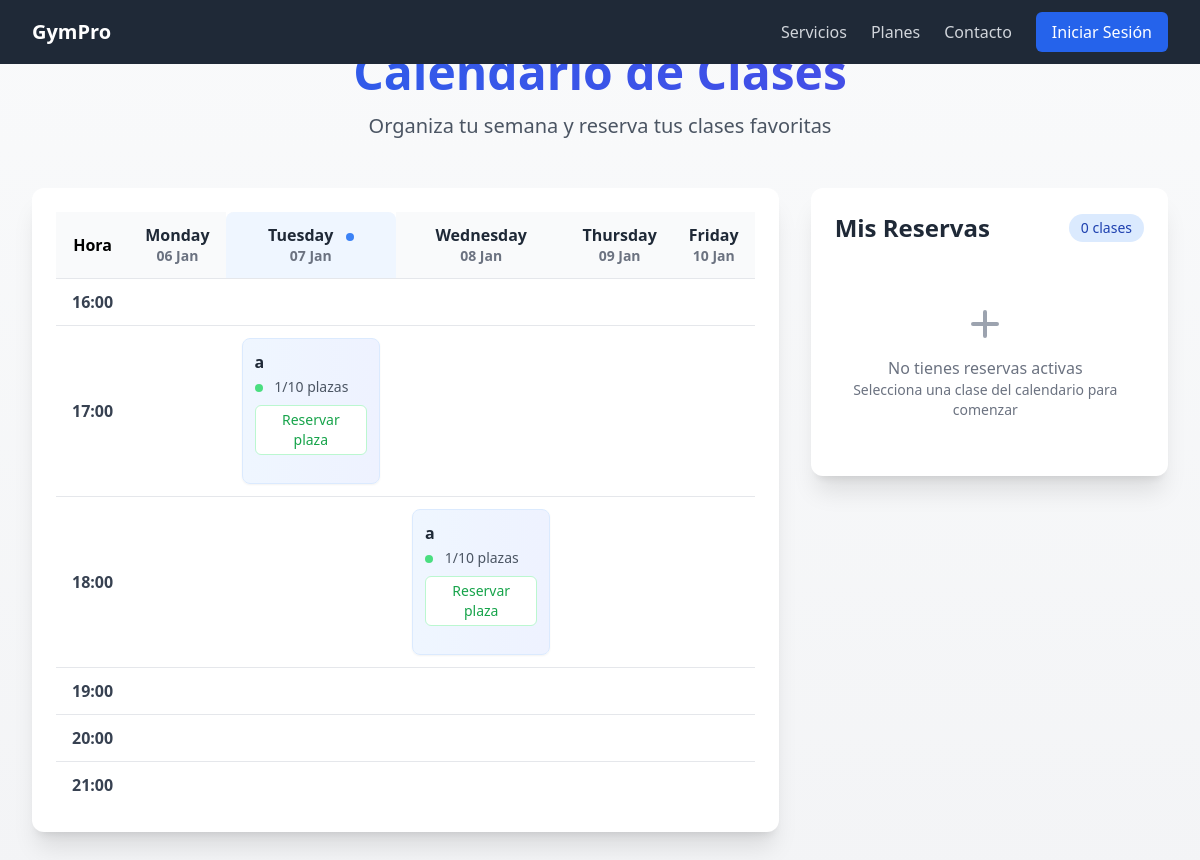
Screenshot of /user/ (signed in) with the database file from the repository.
### gym_app/models.py (models this page shows, shortened)
class Schedule(models.Model):
    DAYS_OF_WEEK = [
        ('Monday', 'Lunes'),
        ('Tuesday', 'Martes'),
        ('Wednesday', 'Miércoles'),
        ('Thursday', 'Jueves'),
        ('Friday', 'Viernes'),
    ]
    day = models.CharField(max_length=10, choices=DAYS_OF_WEEK)
    hour = models.IntegerField(
        validators=[
            MinValueValidator(16),
            MaxValueValidator(21)
        ]
    )
    routine = models.ForeignKey('Routine', on_delete=models.CASCADE, null=True, blank=True)
    trainer = models.ForeignKey(User, on_delete=models.CASCADE)
    max_enrolls = models.IntegerField(default=10)
    enrollments = models.ManyToManyField(User, related_name="schedules", blank=True)

class Routine(models.Model):
    name = models.CharField(max_length=100)
    description = models.TextField()
    duration = models.IntegerField()
    recommendations = models.TextField()
    exercises = models.ManyToManyField(Exercise, through='RoutineExercise')
    trainer = models.ForeignKey(User, on_delete=models.CASCADE, related_name='routines')
    class Meta:
        db_table = 'routines'
    def __str__(self):
        return self.name

### gym_workouts/views.py (the view)
# urls.py: path('', views.calendar, name='home'),
def calendar(request):
    today = datetime.now()
    start_of_week = today.date() - timedelta(days=today.weekday())
    days_of_week = []
    for i in range(5):  # 5 días laborables
        current_day = start_of_week + timedelta(days=i)
        days_of_week.append({
            'name': ['Monday', 'Tuesday', 'Wednesday', 'Thursday', 'Friday'][i],
            'date': current_day.day,
            'full_date': current_day,
            'is_today': current_day == today.date()
        })
    hours = [16, 17, 18, 19, 20, 21]
    user = request.user
    user_schedules = Schedule.objects.filter(enrollments=user)
    return render(request, 'calendar.html', {
        'days_of_week': days_of_week,
        'hours': hours,
        'week_schedule': Schedule.objects.all(),
        'user_schedules': user_schedules,
        'routines': Routine.objects.all()
    })

### gym_workouts/templates/calendar.html (shortened to what this page needs)
{% extends 'base.html' %}
{% block content %}
<main class="min-h-screen bg-gradient-to-b from-gray-50 to-gray-100 py-12 px-4 sm:px-6 lg:px-8">
    <div class="max-w-7xl mx-auto">
        <div class="text-center mb-12 transform hover:scale-105 transition-transform duration-300">
            <h2 class="text-5xl font-extrabold bg-clip-text text-transparent bg-gradient-to-r from-blue-600 to-indigo-600 mb-4">
            </h2>
            <p class="text-xl text-gray-600 animate-fade-in">
                Organiza tu semana y reserva tus clases favoritas
            </p>
        </div>
        <div class="grid grid-cols-1 lg:grid-cols-3 gap-8">
            <div class="lg:col-span-2">
                <div class="bg-white rounded-xl shadow-xl overflow-hidden hover:shadow-2xl transition-shadow duration-300">
                    <div class="p-6 overflow-x-auto">
                        <table class="w-full table-auto">
                            <thead>
                                <tr class="bg-gray-50">
                                    <th class="sticky left-0 bg-gray-50 px-4 py-3 text-center font-semibold">Hora</th>
                                    {% for day in days_of_week %}
                                        <th class="px-4 py-3 text-center {% if day.is_today %}bg-blue-50 rounded-t-lg{% endif %}">
                                            <div class="font-bold text-gray-800 {% if day.is_today %}text-blue-600{% endif %}">
                                                {{ day.name }}
                                                {% if day.is_today %}
                                                <span class="inline-block ml-2 w-2 h-2 bg-blue-500 rounded-full"></span>
                                                {% endif %}
                                            </div>
                                            <div class="text-sm text-gray-500">{{ day.full_date|date:"d M" }}</div>
                                        </th>
                                    {% endfor %}
                                </tr>
                            </thead>
                            <tbody>
                                {% for hour in hours %}
                                <tr class="hover:bg-gray-50 transition-colors">
                                    <td class="sticky left-0 bg-white border-t px-4 py-3 font-semibold text-gray-700">
                                        {{ hour }}:00
                                    </td>
                                    {% for day in days_of_week %}
                                    <td class="border-t px-4 py-3">
                                        {% for schedule in week_schedule %}
                                            {% if schedule.hour == hour and schedule.day == day.name %}
                                                <div class="transform hover:-translate-y-1 transition-all duration-200">
                                                    <div class="bg-gradient-to-r from-blue-50 to-indigo-50 p-3 rounded-lg border border-blue-100 hover:border-blue-200 shadow-sm">
                                                        <div class="font-semibold text-gray-800 mb-1">{{ schedule.routine }}</div>
                                                        <div class="text-sm text-gray-600 mb-2">
                                                            <span class="inline-block w-2 h-2 rounded-full {% if schedule.enrollments.count >= schedule.max_enrolls %}bg-red-400{% else %}bg-green-400{% endif %} mr-2"></span>
                                                            {{ schedule.enrollments.count }}/{{ schedule.max_enrolls }} plazas
                                                        </div>
                                                        {% if user in schedule.enrollments.all %}
                                                        <form method="post" action="{% url 'gym_workouts:unenroll' %}" class="mt-2">
                                                            {% csrf_token %}
                                                            <input type="hidden" name="schedule_id" value="{{ schedule.id }}">
                                                            <button type="submit" class="w-full px-3 py-1 text-sm text-red-500 hover:text-red-600 bg-white rounded-md border border-red-200 hover:bg-red-50 transition-colors">
                                                                Cancelar reserva
                                                            </button>
                                                        </form>
                                                        {% else %}
                                                        <form method="post" action="{% url 'gym_workouts:enroll' %}" class="mt-2">
                                                            <button type="submit" class="w-full px-3 py-1 text-sm text-green-600 hover:text-green-700 bg-white rounded-md border border-green-200 hover:bg-green-50 transition-colors">
                                                                Reservar plaza
                                                            </button>
                                                        </form>
                                                        {% endif %}
                                                    </div>
                                                </div>
                                            {% endif %}
                                        {% endfor %}
                                    </td>
                                    {% endfor %}
                                </tr>
                                {% endfor %}
                            </tbody>
                        </table>
                    </div>
                </div>
            </div>
            <div class="lg:sticky lg:top-4 h-fit">
                <div class="bg-white rounded-xl shadow-xl p-6 hover:shadow-2xl transition-shadow duration-300">
                    <div class="flex items-center justify-between mb-6">
                        <h3 class="text-2xl font-bold text-gray-800">Mis Reservas</h3>
                        <span class="px-3 py-1 bg-blue-100 text-blue-800 rounded-full text-sm font-medium">
                            {{ user_schedules|length }} clases
                        </span>
                    </div>
                    <div id="misReservas" class="space-y-4 max-h-[600px] overflow-y-auto pr-2">
                        {% if user_schedules %}
                            {% for schedule in user_schedules %}
                            <div class="group relative bg-white rounded-lg border hover:border-blue-200 p-4 transition-all duration-200 hover:shadow-md">
                                <div class="flex justify-between items-start">
                                    <div>
                                        <h4 class="font-bold text-gray-800">{{schedule.routine}}</h4>
                                        <p class="text-sm text-gray-600">{{schedule.day}}, {{schedule.hour}}:00</p>
                                    </div>
                                    <form method="post" action="{% url 'gym_workouts:unenroll' %}">
                                        {% csrf_token %}
                                        <input type="hidden" name="schedule_id" value="{{ schedule.id }}">
                                        <button type="submit" class="text-red-500 hover:text-red-700 opacity-0 group-hover:opacity-100 transition-opacity duration-200">
                                            <svg xmlns="http://www.w3.org/2000/svg" class="h-5 w-5" viewBox="0 0 20 20" fill="currentColor">
                                                <path fill-rule="evenodd" d="M4.293 4.293a1 1 0 011.414 0L10 8.586l4.293-4.293a1 1 0 111.414 1.414L11.414 10l4.293 4.293a1 1 0 01-1.414 1.414L10 11.414l-4.293 4.293a1 1 0 01-1.414-1.414L8.586 10 4.293 5.707a1 1 0 010-1.414z" clip-rule="evenodd" />
                                            </svg>
                                        </button>
                                    </form>
                                </div>
                            </div>
                            {% endfor %}
                        {% else %}
                            <div class="text-center py-8 text-gray-500">
                                <svg class="mx-auto h-12 w-12 text-gray-400" fill="none" stroke="currentColor" viewBox="0 0 24 24">
                                    <path stroke-linecap="round" stroke-linejoin="round" stroke-width="2" d="M12 6v6m0 0v6m0-6h6m-6 0H6"/>
                                </svg>
                                <p class="mt-2">No tienes reservas activas</p>
                                <p class="text-sm">Selecciona una clase del calendario para comenzar</p>
                            </div>
                        {% endif %}
                    </div>
                </div>
            </div>
        </div>
    </div>
</main>
{% endblock %}

### gym_workouts/templates/calendar.html (style rules this page uses)
.animate-fade-in { animation: fadeIn 0.5s ease-out forwards; }

### rows the page displays
Schedule: routine "a", enrollments.count "1", max_enrolls "10"
Schedule: routine "a", enrollments.count "1", max_enrolls "10"

### other values shown
{{ day.name }} "Monday" "Tuesday" "Wednesday" "Thursday" "Friday"
{{ day.full_date|date:"d M" }} "06 Jan" "07 Jan" "08 Jan" "09 Jan" "10 Jan"
{{ hour }} "16" "17" "18" "19" "20" "21"
{{ user_schedules|length }} "0"
